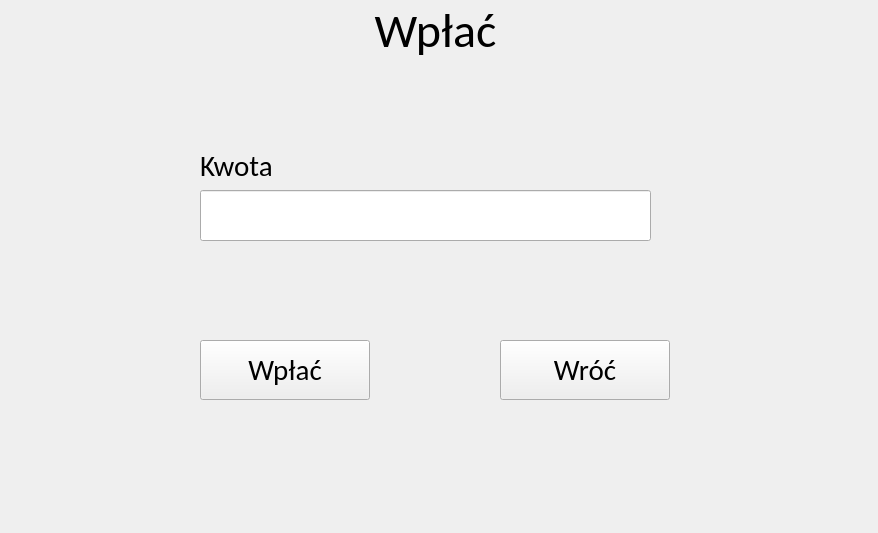
<?xml version="1.0" encoding="UTF-8"?>
<ui version="4.0">
 <class>DepositWindow</class>
 <widget class="QWidget" name="DepositWindow">
  <property name="geometry">
   <rect>
    <x>0</x>
    <y>0</y>
    <width>878</width>
    <height>533</height>
   </rect>
  </property>
  <property name="minimumSize">
   <size>
    <width>878</width>
    <height>533</height>
   </size>
  </property>
  <property name="maximumSize">
   <size>
    <width>878</width>
    <height>533</height>
   </size>
  </property>
  <property name="windowTitle">
   <string>Wpłata Środków</string>
  </property>
  <widget class="QLabel" name="DepositLabel">
   <property name="geometry">
    <rect>
     <x>0</x>
     <y>0</y>
     <width>871</width>
     <height>61</height>
    </rect>
   </property>
   <property name="font">
    <font>
     <family>Calibri</family>
     <pointsize>36</pointsize>
    </font>
   </property>
   <property name="text">
    <string>Wpłać</string>
   </property>
   <property name="alignment">
    <set>Qt::AlignmentFlag::AlignCenter</set>
   </property>
  </widget>
  <widget class="QLabel" name="AmountLabel">
   <property name="geometry">
    <rect>
     <x>200</x>
     <y>140</y>
     <width>451</width>
     <height>51</height>
    </rect>
   </property>
   <property name="font">
    <font>
     <family>Calibri</family>
     <pointsize>22</pointsize>
    </font>
   </property>
   <property name="text">
    <string>Kwota</string>
   </property>
  </widget>
  <widget class="QLineEdit" name="DepositEdit">
   <property name="geometry">
    <rect>
     <x>200</x>
     <y>190</y>
     <width>451</width>
     <height>51</height>
    </rect>
   </property>
   <property name="font">
    <font>
     <family>Calibri</family>
     <pointsize>24</pointsize>
    </font>
   </property>
  </widget>
  <widget class="QPushButton" name="DepositButton">
   <property name="geometry">
    <rect>
     <x>200</x>
     <y>340</y>
     <width>170</width>
     <height>60</height>
    </rect>
   </property>
   <property name="font">
    <font>
     <family>Calibri</family>
     <pointsize>22</pointsize>
    </font>
   </property>
   <property name="text">
    <string>Wpłać</string>
   </property>
  </widget>
  <widget class="QPushButton" name="BackButton">
   <property name="geometry">
    <rect>
     <x>500</x>
     <y>340</y>
     <width>170</width>
     <height>60</height>
    </rect>
   </property>
   <property name="font">
    <font>
     <family>Calibri</family>
     <pointsize>22</pointsize>
    </font>
   </property>
   <property name="text">
    <string>Wróć</string>
   </property>
  </widget>
 </widget>
 <resources/>
 <connections/>
</ui>
